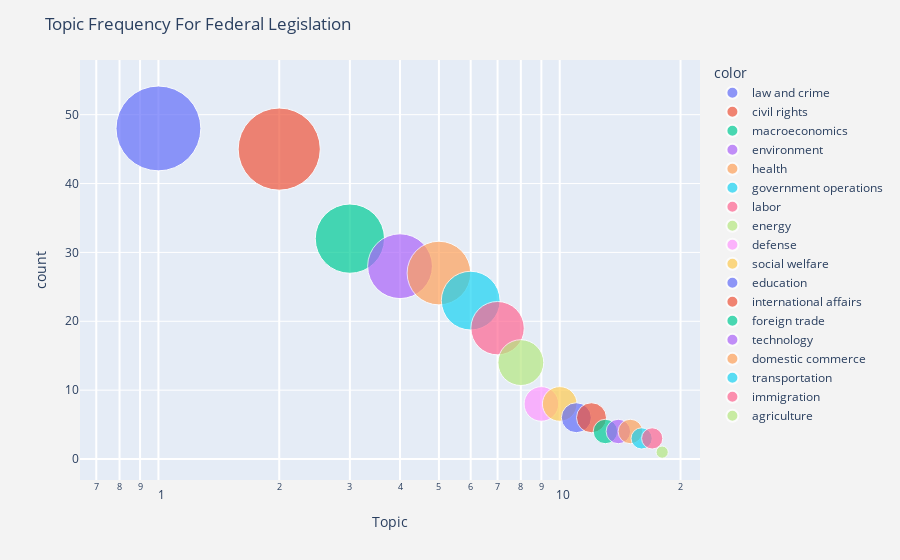

Here is the notebook cell this chart was saved with:
### Code cell
#Federal Topic Scatter Plot
import plotly.express as px
#print(fed_legislation_table['province_territory'].unique())
Federal_topic = fed_legislation_table['topic']
topic_dic = dict()
for topic in Federal_topic:
    if len(topic)==0:
        pass
    elif topic in topic_dic:
        topic_dic[topic] += 1
    else:
        topic_dic[topic] = 1
Federal_df = pd.DataFrame(list(topic_dic.items()),columns = ['topic','count'])
Federal_df = Federal_df.sort_values(by=Federal_df.columns[1], ascending=[False])
Federal_df['ind'] = range(1, len(Federal_df) + 1)
Federal_df
Federal_df1=Federal_df.head(20)
topiclist=list(Federal_df1['topic'])
frequencylist=list(Federal_df1['count'])
indexlist=list(Federal_df1['ind'])
text=[]
for i in range(len(topiclist)):
    c=str(topiclist[i])+'<br>count:'+(str(frequencylist[i]))
    text.append(c)
fig13 = px.scatter(Federal_df1, x="ind", y="count",size="count",
                  log_x=True,
                 size_max=60,
                color=topiclist)
fig13.update_layout(
    title='Topic Frequency For Federal Legislation',
    xaxis=dict(
        title='Topic',
        gridcolor='white',
        type='log',
        gridwidth=2,
    ),
    paper_bgcolor='rgb(243, 243, 243)')

fig13.update_traces(
    hovertemplate="<br>".join([
        "count: %{y}"
    ])
)
fig13.show()

### Figure 1 — Plotly figure (JSON) as saved in the notebook; plotly's stock layout.template omitted (floating-point values rounded to 4 significant figures)
{"data": [{"hovertemplate": "count: %{y}", "legendgroup": "law and crime", "marker": {"color": "#636efa", "size": [48], "sizemode": "area", "sizeref": 0.01333, "symbol": "circle"}, "mode": "markers", "name": "law and crime", "orientation": "v", "showlegend": true, "type": "scatter", "x": [1], "xaxis": "x", "y": [48], "yaxis": "y"}, {"hovertemplate": "count: %{y}", "legendgroup": "civil rights", "marker": {"color": "#EF553B", "size": [45], "sizemode": "area", "sizeref": 0.01333, "symbol": "circle"}, "mode": "markers", "name": "civil rights", "orientation": "v", "showlegend": true, "type": "scatter", "x": [2], "xaxis": "x", "y": [45], "yaxis": "y"}, {"hovertemplate": "count: %{y}", "legendgroup": "macroeconomics", "marker": {"color": "#00cc96", "size": [32], "sizemode": "area", "sizeref": 0.01333, "symbol": "circle"}, "mode": "markers", "name": "macroeconomics", "orientation": "v", "showlegend": true, "type": "scatter", "x": [3], "xaxis": "x", "y": [32], "yaxis": "y"}, {"hovertemplate": "count: %{y}", "legendgroup": "environment", "marker": {"color": "#ab63fa", "size": [28], "sizemode": "area", "sizeref": 0.01333, "symbol": "circle"}, "mode": "markers", "name": "environment", "orientation": "v", "showlegend": true, "type": "scatter", "x": [4], "xaxis": "x", "y": [28], "yaxis": "y"}, {"hovertemplate": "count: %{y}", "legendgroup": "health", "marker": {"color": "#FFA15A", "size": [27], "sizemode": "area", "sizeref": 0.01333, "symbol": "circle"}, "mode": "markers", "name": "health", "orientation": "v", "showlegend": true, "type": "scatter", "x": [5], "xaxis": "x", "y": [27], "yaxis": "y"}, {"hovertemplate": "count: %{y}", "legendgroup": "government operations", "marker": {"color": "#19d3f3", "size": [23], "sizemode": "area", "sizeref": 0.01333, "symbol": "circle"}, "mode": "markers", "name": "government operations", "orientation": "v", "showlegend": true, "type": "scatter", "x": [6], "xaxis": "x", "y": [23], "yaxis": "y"}, {"hovertemplate": "count: %{y}", "legendgroup": "labor", "marker": {"color": "#FF6692", "size": [19], "sizemode": "area", "sizeref": 0.01333, "symbol": "circle"}, "mode": "markers", "name": "labor", "orientation": "v", "showlegend": true, "type": "scatter", "x": [7], "xaxis": "x", "y": [19], "yaxis": "y"}, {"hovertemplate": "count: %{y}", "legendgroup": "energy", "marker": {"color": "#B6E880", "size": [14], "sizemode": "area", "sizeref": 0.01333, "symbol": "circle"}, "mode": "markers", "name": "energy", "orientation": "v", "showlegend": true, "type": "scatter", "x": [8], "xaxis": "x", "y": [14], "yaxis": "y"}, {"hovertemplate": "count: %{y}", "legendgroup": "defense", "marker": {"color": "#FF97FF", "size": [8], "sizemode": "area", "sizeref": 0.01333, "symbol": "circle"}, "mode": "markers", "name": "defense", "orientation": "v", "showlegend": true, "type": "scatter", "x": [9], "xaxis": "x", "y": [8], "yaxis": "y"}, {"hovertemplate": "count: %{y}", "legendgroup": "social welfare", "marker": {"color": "#FECB52", "size": [8], "sizemode": "area", "sizeref": 0.01333, "symbol": "circle"}, "mode": "markers", "name": "social welfare", "orientation": "v", "showlegend": true, "type": "scatter", "x": [10], "xaxis": "x", "y": [8], "yaxis": "y"}, {"hovertemplate": "count: %{y}", "legendgroup": "education", "marker": {"color": "#636efa", "size": [6], "sizemode": "area", "sizeref": 0.01333, "symbol": "circle"}, "mode": "markers", "name": "education", "orientation": "v", "showlegend": true, "type": "scatter", "x": [11], "xaxis": "x", "y": [6], "yaxis": "y"}, {"hovertemplate": "count: %{y}", "legendgroup": "international affairs", "marker": {"color": "#EF553B", "size": [6], "sizemode": "area", "sizeref": 0.01333, "symbol": "circle"}, "mode": "markers", "name": "international affairs", "orientation": "v", "showlegend": true, "type": "scatter", "x": [12], "xaxis": "x", "y": [6], "yaxis": "y"}, {"hovertemplate": "count: %{y}", "legendgroup": "foreign trade", "marker": {"color": "#00cc96", "size": [4], "sizemode": "area", "sizeref": 0.01333, "symbol": "circle"}, "mode": "markers", "name": "foreign trade", "orientation": "v", "showlegend": true, "type": "scatter", "x": [13], "xaxis": "x", "y": [4], "yaxis": "y"}, {"hovertemplate": "count: %{y}", "legendgroup": "technology", "marker": {"color": "#ab63fa", "size": [4], "sizemode": "area", "sizeref": 0.01333, "symbol": "circle"}, "mode": "markers", "name": "technology", "orientation": "v", "showlegend": true, "type": "scatter", "x": [14], "xaxis": "x", "y": [4], "yaxis": "y"}, {"hovertemplate": "count: %{y}", "legendgroup": "domestic commerce", "marker": {"color": "#FFA15A", "size": [4], "sizemode": "area", "sizeref": 0.01333, "symbol": "circle"}, "mode": "markers", "name": "domestic commerce", "orientation": "v", "showlegend": true, "type": "scatter", "x": [15], "xaxis": "x", "y": [4], "yaxis": "y"}, {"hovertemplate": "count: %{y}", "legendgroup": "transportation", "marker": {"color": "#19d3f3", "size": [3], "sizemode": "area", "sizeref": 0.01333, "symbol": "circle"}, "mode": "markers", "name": "transportation", "orientation": "v", "showlegend": true, "type": "scatter", "x": [16], "xaxis": "x", "y": [3], "yaxis": "y"}, {"hovertemplate": "count: %{y}", "legendgroup": "immigration", "marker": {"color": "#FF6692", "size": [3], "sizemode": "area", "sizeref": 0.01333, "symbol": "circle"}, "mode": "markers", "name": "immigration", "orientation": "v", "showlegend": true, "type": "scatter", "x": [17], "xaxis": "x", "y": [3], "yaxis": "y"}, {"hovertemplate": "count: %{y}", "legendgroup": "agriculture", "marker": {"color": "#B6E880", "size": [1], "sizemode": "area", "sizeref": 0.01333, "symbol": "circle"}, "mode": "markers", "name": "agriculture", "orientation": "v", "showlegend": true, "type": "scatter", "x": [18], "xaxis": "x", "y": [1], "yaxis": "y"}], "layout": {"autosize": true, "legend": {"itemsizing": "constant", "title": {"text": "color"}, "tracegroupgap": 0}, "margin": {"t": 60}, "paper_bgcolor": "rgb(243, 243, 243)", "title": {"text": "Topic Frequency For Federal Legislation"}, "xaxis": {"anchor": "y", "autorange": true, "domain": [0, 1], "gridcolor": "white", "gridwidth": 2, "range": [-0.1775, 1.346], "title": {"text": "Topic"}, "type": "log"}, "yaxis": {"anchor": "x", "autorange": true, "domain": [0, 1], "range": [-4.836, 67.11], "title": {"text": "count"}, "type": "linear"}}}
